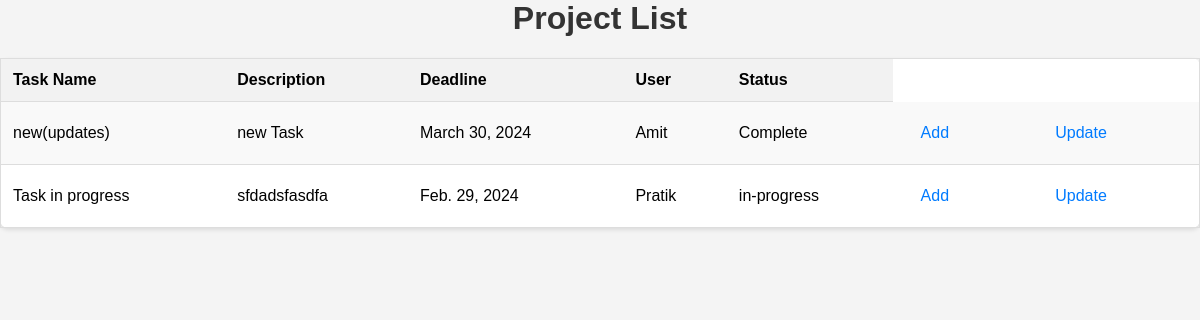
The app's page /all-task/ with its own data.
### project/models.py (models this page shows)
class task(models.Model):
    title = models.CharField(max_length= 200)
    project_name = models.ForeignKey(projects, on_delete = models.CASCADE)
    description = models.TextField()
    deadline = models.DateField()
    user = models.OneToOneField(Users,on_delete = models.CASCADE,null=True)
    status_progress = (
        ("Complete","complete"),("in-progress","progress")
    )
    status = models.CharField(max_length = 2000,choices= status_progress, default ="progress")

class Users(models.Model):
    name = models.CharField(max_length=200)
    id = models.UUIDField(default = uuid.uuid4, primary_key= True,
                          unique = True ,editable=False)
    def __str__(self):
        return self.name

### project/views.py (the view)
# urls.py: path("all-task/",get_all_task,name="all-task"),
def get_all_task(request):
    obj_task = task.objects.all()
    context = {"tasks":obj_task}
    return render(request,"task_list.html",context)

### templates/task_list.html (shortened to what this page needs)
<h1>Project List</h1>
<table>
    <tr>
        <th>Task Name</th>
        <th>Description</th>
        <th>Deadline</th>
        <th>User</th>
        <th>Status</th>
    </tr>
    {% for task in tasks %}
        <tr>
                <td>{{task.title}}</td>
                <td>{{task.description}}</td>
                <td>{{task.deadline}}</td>
                <td>{{task.user}}</td>
                <td>{{task.status}}</td>
                <td><a href="{% url 'create-task'  %}">Add</a></td>
                <td><a href="{% url 'update-task' task.id %}">Update</a></td>
        </tr>
    {% endfor %}
</table>

### templates/task_list.html (style rules this page uses)
h1 { text-align: center; color: #333; }
table { width: 100%; border-collapse: collapse; margin-top: 20px; background-color: #fff; border: 1px solid #ddd; border-radius: 8px; box-shadow: 0 2px 4px rgba(0, 0, 0, 0.1); }
th, td { padding: 12px; text-align: left; border-bottom: 1px solid #ddd; }
th { background-color: #f2f2f2; }
tr:nth-child(even) { background-color: #f9f9f9; }
a { color: #007BFF; text-decoration: none; display: inline-block; padding: 6px 12px; margin: 4px; border-radius: 4px; transition: background-color 0.3s ease; }

### records on screen
task: title "new(updates)", description "new Task", deadline "March 30, 2024", user "Amit", status "Complete"
task: title "Task in progress", description "sfdadsfasdfa", deadline "Feb. 29, 2024", user "Pratik", status "in-progress"
